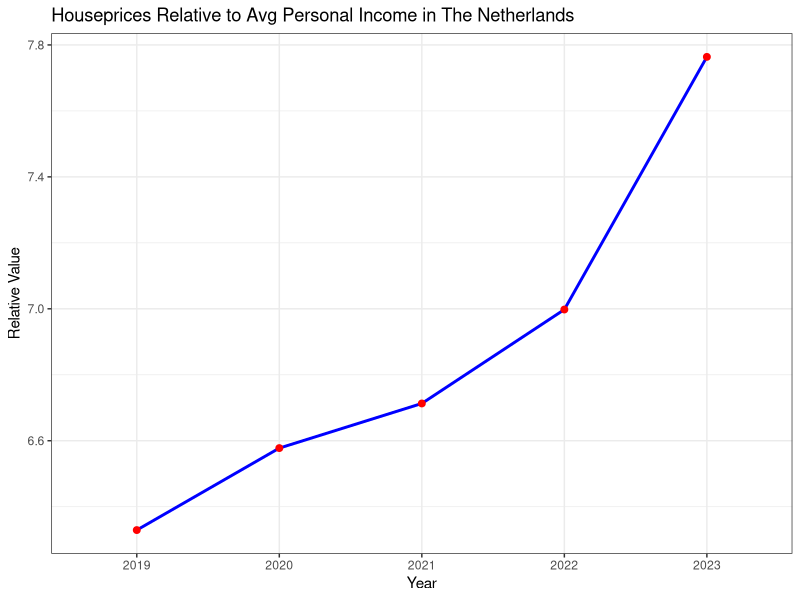
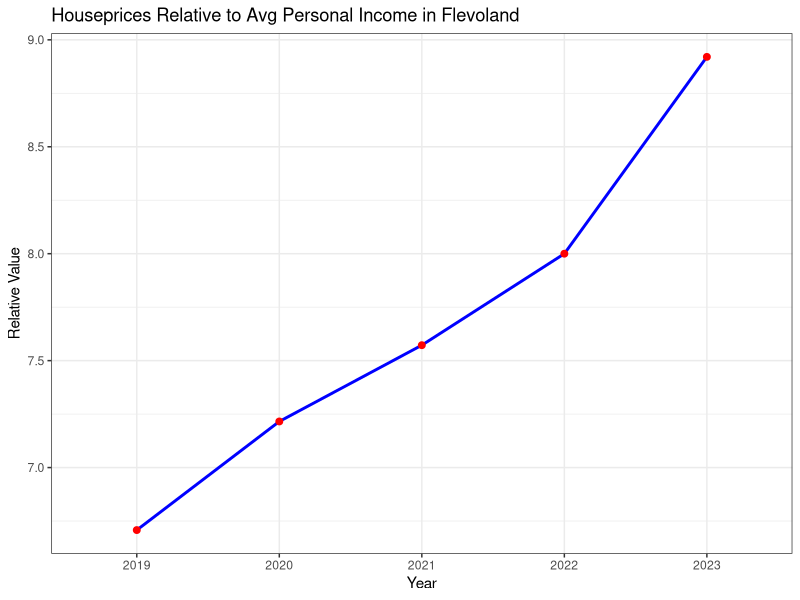
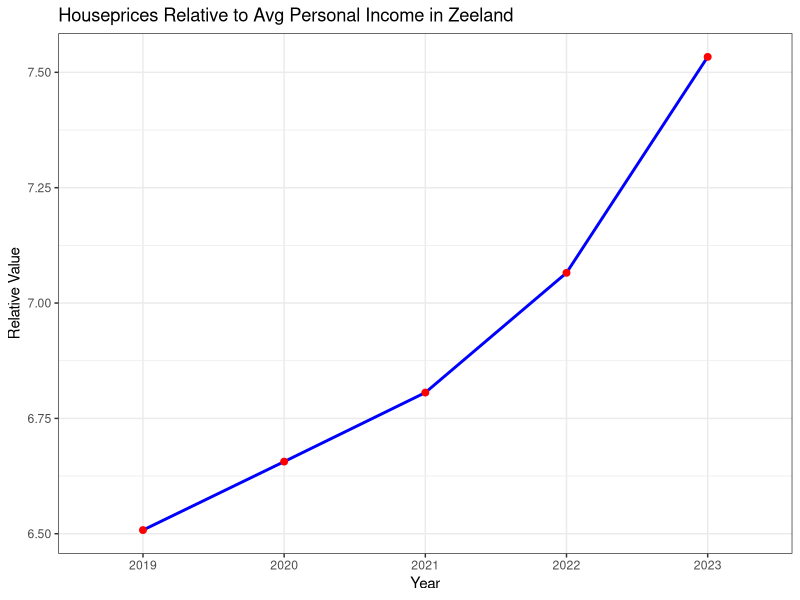
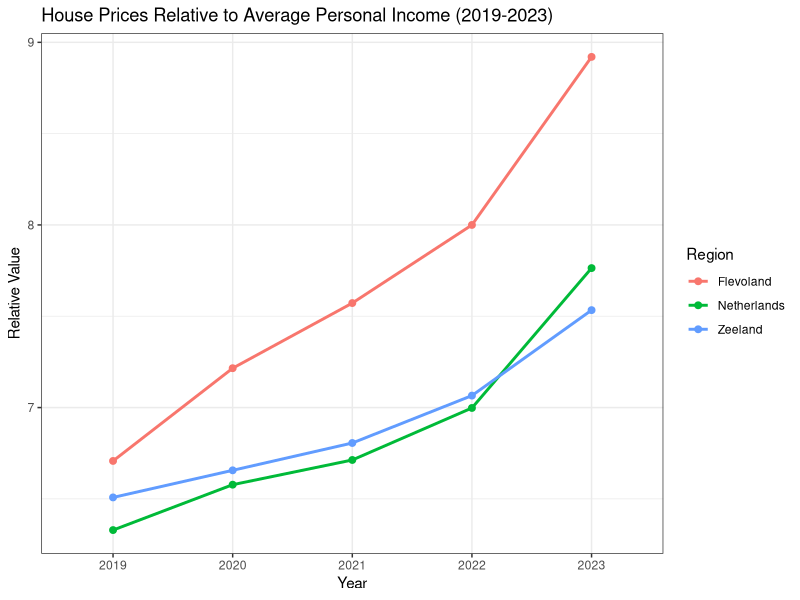
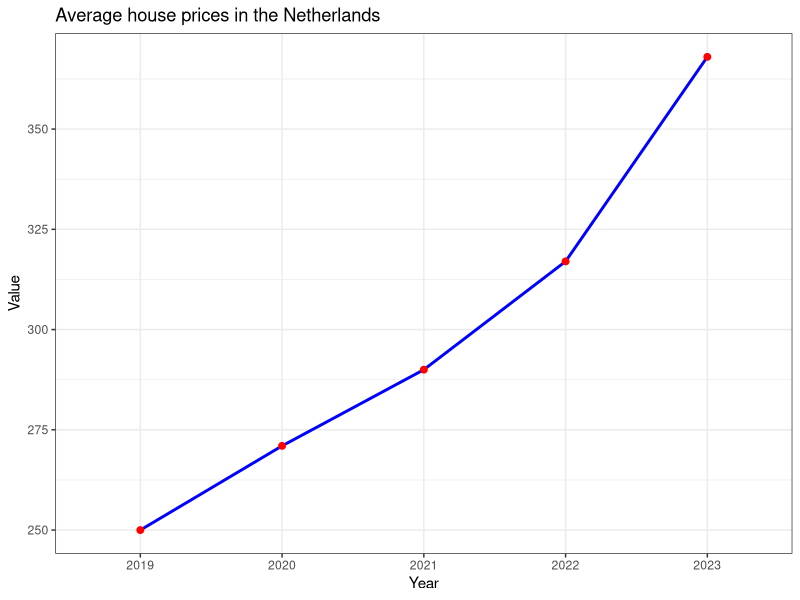

The R script that drew these images, in order:
library(ggplot2)
library(tidyverse)

data2 <- read.csv("wozdata.csv")

colnames(data2) <- data2[3, ] # turns the column names in the years
data2 <- data2[-c(1:5, 19:379), -c(1, 2, 5:7, 9:11, 13:15, 17:19, 21:23)] #verwijdert onnodige columns en rows
data2 <- na.omit(data2)  # Removes all rows that contain NA values
rownames(data2) <- data2[, 1]  # Set row names using the first column
data2 <- data2[, -1]  # Remove the first column if it's no longer needed




data <- read.csv("inkdata.csv")

colnames(data) <- data[5, ] # turns the column names in a year
data <- data[-c(1, 2, 3, 4, 5, 6, 11), -c(1, 3, 5, 6, 7, 8, 10, 11, 12, 13, 15, 16, 17, 18, 20, 21, 22, 23, 25, 26, 27, 28)] # cleans up the data set by deleting certain columns and rows that are not needed
rownames(data) <- seq_len(nrow(data)) # unnecessary but makes numbers in the rows correctly into the number of each row
colnames(data)[6] <- c("2023") #makes the year 2023 instead of 2023*

rownames(data) <- data[, 1]  # Set row names using the first column
data <- data[,-1]  # Remove the first column if it's no longer needed
data <- apply(data, 2, function(x) gsub(",", ".", x)) # replaces every comma into a decimal


data <- rbind(data, data2) # merges the two data sets
data[] <- lapply(data, function(x) as.numeric(as.character(x))) # makes the characters of all the numbers into numeric

new_row <- data[5, ] / data[3,]  # Element-wise division of average Netherlands house prices divided by average personal income

rownames(new_row) <- "Houseprices in Netherland relative to Avg personal income"

data <- rbind(data[1:4, ], new_row, data[5:nrow(data), ])

# under here is the code to plot the new row 

graph_data <- data.frame(
  Year = colnames(data)[1:5],  # Extract year labels
  Value = as.numeric(data[5, 1:5])  # Convert row values to numeric
)

ggplot(graph_data, aes(x = Year, y = Value, group = 1)) +  # Explicitly set `group = 1`
  geom_line(color = "blue", linewidth = 1) +
  geom_point(color = "red", size = 2) +
  labs(
    title = "Houseprices Relative to Avg Personal Income in The Netherlands",
    x = "Year",
    y = "Relative Value"
  ) +
  theme_bw()



data2[] <- lapply(data2, function(x) as.numeric(as.character(x))) # makes the characters of all the numbers into numeric in the old data2
dif <- c() # give variable dif the value of a vector

for(i in 1:nrow(data2))
{
  dif[i] = data2$"2023"[i] / data2$"2019"[i] # divides the house prices in 2023 by the houseprices in 2019 
}

data2 <- cbind(data2, dif) # add the dif variable to the data2 dataset

slice_max(data2, dif) # finds max relative difference
slice_min(data2, dif) # finds min relative difference

# code to find houseprices relative to income in these places

zeefle <- read.csv2("zeefle.csv")
rownames(zeefle)[1] <- "Gemiddeld persoonlijk inkomen in Flevoland"
rownames(zeefle)[2] <- "Gemiddeld persoonlijk inkomen in Zeeland"
zeefle <- zeefle[, -c(1:4, 6:9, 11:14, 16:19, 21:24)] # only keeps the average income of Flevoland and Zeeland
colnames(zeefle) <- c("2019", "2020", "2021", "2022", "2023")

zeefle[] <- lapply(zeefle, function(x) as.numeric(as.character(x))) # makes the characters of all the numbers into numeric

data <- rbind(data, zeefle)

rownumber_fle <- which(rownames(data) == "Flevoland (PV)")
rownumber_zee <- which(rownames(data) == "Zeeland (PV)")
rownumber_fle
rownumber_zee

new_row_fle <- data[11, ] / data[19,]  # Element-wise division of Flevoland's houseprices divided by the average income in Flevoland
new_row_zee <- data[16, ] / data[20,]  # Element-wise division of Zeeland's houseprices divided by the average income in Zeeland

rownames(new_row_fle) <- "Houseprices in Flevoland relative to Avg personal income"
rownames(new_row_zee) <- "Houseprices in Zeeland relative to Avg personal income"

data <- rbind(data[1:5, ], new_row_fle, data[6:nrow(data), ])
data <- rbind(data[1:6, ], new_row_zee, data[7:nrow(data), ])

# under here is the code to plot the new of Flevoland
graph_data <- data.frame(
  Year = colnames(data)[1:5],  # Extract year labels
  Value = as.numeric(data[6, 1:5])  # Convert row values to numeric
)

ggplot(graph_data, aes(x = Year, y = Value, group = 1)) +  # Explicitly set `group = 1`
  geom_line(color = "blue", linewidth = 1) +
  geom_point(color = "red", size = 2) +
  labs(
    title = "Houseprices Relative to Avg Personal Income in Flevoland",
    x = "Year",
    y = "Relative Value"
  ) +
  theme_bw()

# under here is the code to plot the new row of Zeeland

graph_data <- data.frame(
  Year = colnames(data)[1:5],  # Extract year labels
  Value = as.numeric(data[7, 1:5])  # Convert row values to numeric
)

ggplot(graph_data, aes(x = Year, y = Value, group = 1)) +  # Explicitly set `group = 1`
  geom_line(color = "blue", linewidth = 1) +
  geom_point(color = "red", size = 2) +
  labs(
    title = "Houseprices Relative to Avg Personal Income in Zeeland",
    x = "Year",
    y = "Relative Value"
  ) +
  theme_bw()

# under here is the code to plot all the line graphs before this in one graph
graph_data <- data.frame(
  Year = colnames(data)[1:5],  # Extract years
  Netherlands = as.numeric(data[5, 1:5]),  # Row 5: Netherlands
  Flevoland = as.numeric(data[6, 1:5]),  # Row 6: Flevoland
  Zeeland = as.numeric(data[7, 1:5])   # Row 7: Zeeland
)

# Convert data to long format
graph_data_long <- pivot_longer(graph_data, cols = -Year, names_to = "Region", values_to = "Value")

# Create the multi-line plot
ggplot(graph_data_long, aes(x = Year, y = Value, color = Region, group = Region)) + 
  geom_line(linewidth = 1) + 
  geom_point(size = 2) + 
  labs(
    title = "House Prices Relative to Average Personal Income (2019-2023)",
    x = "Year",
    y = "Relative Value"
  ) +
  theme_bw()

graph_data <- data.frame(
  Year = colnames(data)[1:5],  # Extract year labels
  Value = as.numeric(data[8, 1:5])  # Convert row values to numeric
)

ggplot(graph_data, aes(x = Year, y = Value, group = 1)) +  # Explicitly set `group = 1`
  geom_line(color = "blue", linewidth = 1) +
  geom_point(color = "red", size = 2) +
  labs(
    title = "Average house prices in the Netherlands",
    x = "Year",
    y = "Value"
  ) +
  theme_bw()
